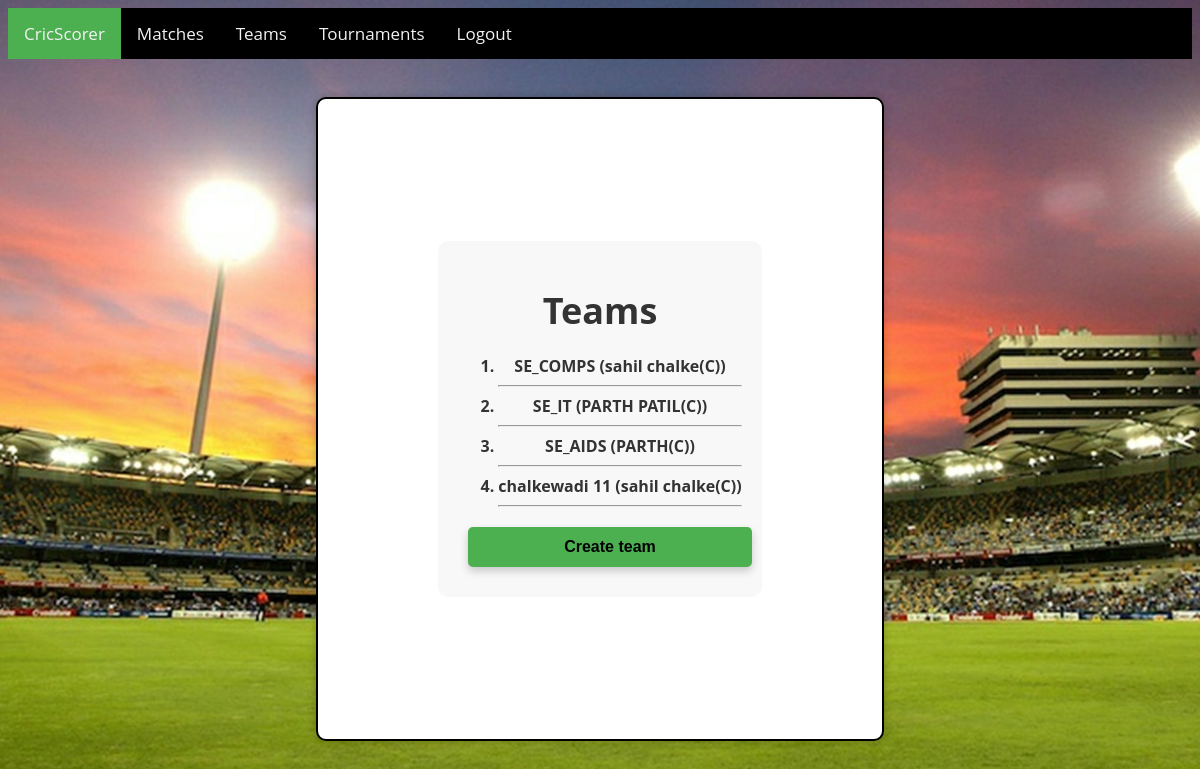
The page /list_teams/ on the database its author committed.
### scoring/models.py (models this page shows, shortened)
class Team(models.Model):
    name = models.CharField(max_length=200, unique=True)
    captian_name = models.CharField(max_length=200, null=True)

### scoring/views.py (the view)
# urls.py: path('list_teams/', views.team_list, name="team_list"),
def team_list(request):
    teams = Team.objects.all()
    return render(request, ['scoring/team_list.html', 'scoring/make_match.html'], {'teams': teams})

### scoring/templates/scoring/team_list.html (shortened to what this page needs)
{% extends 'scoring/base.html' %}
{% block content %}
<div class="center">
  <div class="container" style="height: 400px;">
    <div class="container-box" style="background-color: #f8f8f8; padding: 20px; border-radius: 10px;">
      <h1 style="font-weight: bold; margin-bottom: 20px;">Teams</h1>
      {% if teams %}
        <ol>
        {% for team in teams %}
          <li style="font-weight: bold;">{{ team.name }} ({{ team.captian_name }}(C))</li>
          <hr>
        {% endfor %}
        </ol>
      {% else %}
        <p>No teams yet.</p>
      {% endif %}
      <button class="btn btn-primary" type='submit' onclick=location.href="{% url 'team_create' %}" style="margin-top: 20px;">Create team</button>
    </div>
  </div>
</div>
{% endblock %}

### scoring/static/scoring/score.css (style rules this page uses)
.container { max-width: 500px; margin: 0 auto; padding: 20px; background-color: #ca3d3d; box-shadow: 0 0 10px rgba(0, 0, 0, 0.2); border-radius: 5px; }
.btn { display: block; width: 100%; height: 40px; margin-top: 10px; padding: 10px; background-color: #4CAF50; color: black; font-size: 16px; border: none; border-radius: 5px; cursor: pointer; }
button { padding: 12px 24px; margin: 10px; background-color: #4CAF50; color: white; border: none; cursor: pointer; border-radius: 4px; box-shadow: 0 4px 8px 0 rgba(0, 0, 0, 0.2); transition: 0.3s; font-weight: bold; }

### scoring/static/scoring/makematch.css (style rules this page uses)
.center { display: flex; justify-content: center; align-items: center; height: 90vh; }
.container { background-color: white; border: 2px solid black; border-radius: 10px; padding: 120px; text-align: center; display: flex; justify-content: center; align-items: center; display: flex; justify-content: center; align-items: center; height: 30vh; }
h1, p { text-align: center; }
h1 { margin-bottom: 10px; font-size: 36px; font-weight: bold; }

### rows shown on the page
Team: name "SE_COMPS", captian_name "sahil chalke"
Team: name "SE_IT", captian_name "PARTH PATIL"
Team: name "SE_AIDS", captian_name "PARTH"
Team: name "chalkewadi 11", captian_name "sahil chalke"
